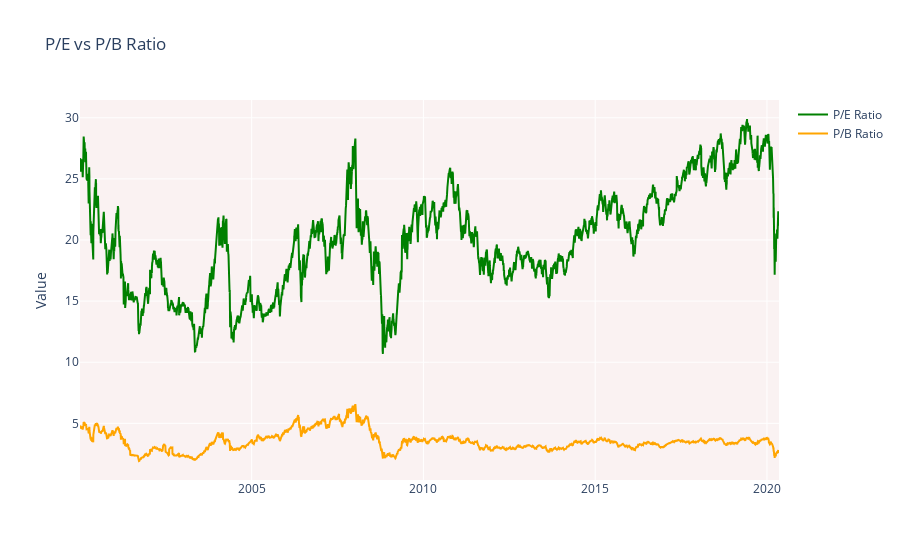

Write notebook code for a chart like this one.
### Markdown cell above
## P/E vs P/B Ratio : Which one to use?

P/E ratio is a popular measure of how expensive a company’s stock is. The Price-to-Earnings (P/E) ratio measures a company's current stock price relative to its earnings per share (EPS). It helps investors assess how much they are willing to pay for each dollar of earnings generated by the company. A higher P/E ratio may indicate higher growth expectations or overvaluation, while a lower ratio may suggest undervaluation or lower growth prospects.

![](https://imgur.com/mNCjWPD.png)

The **P/B ratio** (P/B) ratio compares a company's stock price to its book value per share, indicating how the market values the company relative to its net assets. A lower P/B ratio suggests the stock may be undervalued, while a higher ratio may imply overvaluation.P/B ratio is used by value investors to identify potential investments and P/B ratios under 1 are typically considered solid investments.

![](https://imgur.com/uFGqIRV.png)

Whether the Price-to-Earnings (P/E) ratio or Price-to-Book (P/B) ratio is better depends on the industry's characteristics and the company's financial structure. P/E ratio reflects earnings and growth expectations, making it useful for assessing growth-oriented industries. P/B ratio, comparing market value to book value, is valuable for asset-heavy industries like banking. Considering both ratios together provides a more comprehensive view of a company's financial health, growth potential, and market perception, leading to more informed investment decisions.

### Code cell
fig = go.Figure()
fig.add_trace(go.Scatter(x = nifty_50['Date'], y = nifty_50['P/E'], name = 'P/E Ratio',
    line = dict(color ='green')))

fig.add_trace(go.Scatter(x = nifty_50['Date'], y = nifty_50['P/B'], name = 'P/B Ratio',
    line = dict(color ='orange')))
        
fig.update_layout(title_text = 'P/E vs P/B Ratio', plot_bgcolor = 'rgb(250, 242, 242)', yaxis_title = 'Value')
fig.show()

### Figure 1 — Plotly figure (JSON) as saved in the notebook; plotly's stock layout.template omitted (floating-point values rounded to 4 significant figures; data arrays with more than 128 entries replaced by an {"elided": "..."} marker saying what was removed)
{"data": [{"line": {"color": "green"}, "name": "P/E Ratio", "type": "scatter", "x": {"elided": "5061 str values"}, "y": {"elided": "5061 float values"}}, {"line": {"color": "orange"}, "name": "P/B Ratio", "type": "scatter", "x": {"elided": "5061 str values"}, "y": {"elided": "5061 float values"}}], "layout": {"autosize": true, "plot_bgcolor": "rgb(250, 242, 242)", "title": {"text": "P/E vs P/B Ratio"}, "xaxis": {"autorange": true, "range": ["2000-01-03", "2020-05-08"], "type": "date"}, "yaxis": {"autorange": true, "range": [0.3656, 31.45], "title": {"text": "Value"}, "type": "linear"}}}
